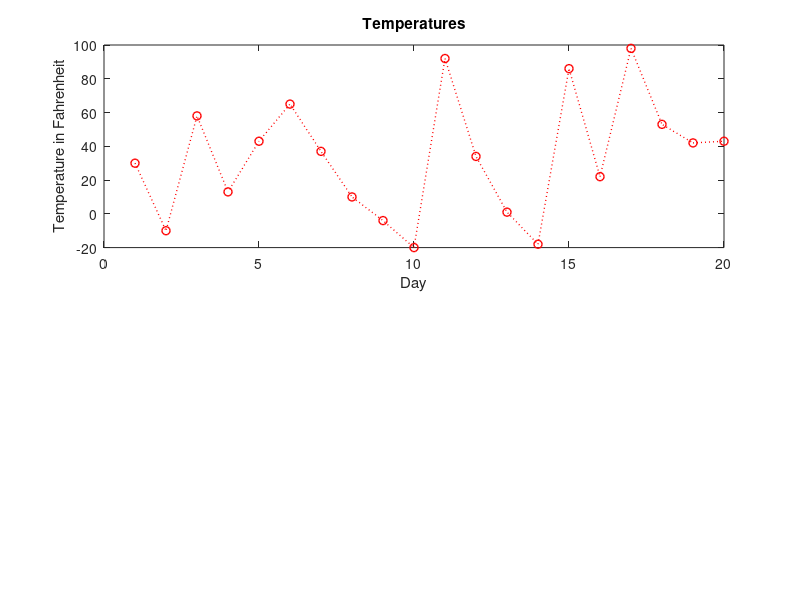

Write MATLAB code to recreate this figure. (Note: this script raises an error after producing the figure.)
%Project 4 - Loops and Temps
%Alan Tieng
%CS 109, Spring 2020, Reckinger

clear all;
close all;
clc;

%{
%Part 1--------------------------------------------------------------------
n = 0;
while true %sentinel loop, break if user input == -99
    user_input = input('Give me a temperature in Fahrenheit: ');
    if user_input ~= -99
        n = n + 1;
        temps(n) = user_input;
        continue;
    else
        break;
    end
end
%}
temps = randi([-20, 100], [1, 20]); %test, comment out when done

%Part 2--------------------------------------------------------------------
subplot(2,1,1);
%plot(temps(1:n) , 'o:r', 'LineWidth', 1);
plot(temps(1:length(temps)) , 'o:r', 'LineWidth', 1); %test, comment out when done
xlabel("Day");
ylabel("Temperature in Fahrenheit");
title("Temperatures");
%xticks(1:n);

%Part 3--------------------------------------------------------------------
%loop through temps and tally each category.  # of cold, comfortable, and
%hot days
comfort_categories = categorical({'# of Cold Days',...
    '# of Comfortable Days', '# of Hot Days'});
binned_temp_comfort = discretize(temps,[-inf 33 71 inf], 'categorical',...
    {'# of Cold Days', '# of Comfortable Days', '# of Hot Days'});
temp_comfort = [0,0,0]; %[cold,comfort,hot]
%{
for i = 1:n 
    if temps(i) <= 32
        temp_comfort(1) = temp_comfort(1) + 1;
    elseif temps(i) >= 70
        temp_comfort(3) = temp_comfort(3) + 1;
    else
        temp_comfort(2) = temp_comfort(2) + 1;
    end
end
%}
subplot(2,1,2);
bar(comfort_categories, temp_comfort)